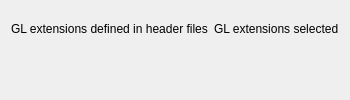
      <widget class="QWidget" name="m_pagegl">
       <attribute name="title">
        <string>GL Extensions</string>
       </attribute>
       <layout class="QVBoxLayout">
        <item>
         <layout class="QGridLayout">
          <item row="0" column="1">
           <widget class="QLabel" name="m_textlabelglselected">
            <property name="text">
             <string>GL extensions selected</string>
            </property>
            <property name="wordWrap">
             <bool>false</bool>
            </property>
           </widget>
          </item>
          <item row="1" column="1">
           <widget class="CExtensionListBox" name="m_listglselected">
            <property name="font">
             <font>
              <family>Monospace</family>
             </font>
            </property>
            <property name="acceptDrops">
             <bool>true</bool>
            </property>
            <property name="selectionMode">
             <enum>Q3ListBox::Extended</enum>
            </property>
           </widget>
          </item>
          <item row="1" column="0">
           <widget class="CExtensionListBox" name="m_listglavailable">
            <property name="font">
             <font>
              <family>Monospace</family>
             </font>
            </property>
            <property name="acceptDrops">
             <bool>true</bool>
            </property>
            <property name="toolTip">
             <string/>
            </property>
            <property name="selectionMode">
             <enum>Q3ListBox::Extended</enum>
            </property>
           </widget>
          </item>
          <item row="0" column="0">
           <widget class="QLabel" name="m_textlabelglavailable">
            <property name="text">
             <string>GL extensions defined in header files</string>
            </property>
            <property name="wordWrap">
             <bool>false</bool>
            </property>
           </widget>
          </item>
         </layout>
        </item>
       </layout>
      </widget>
